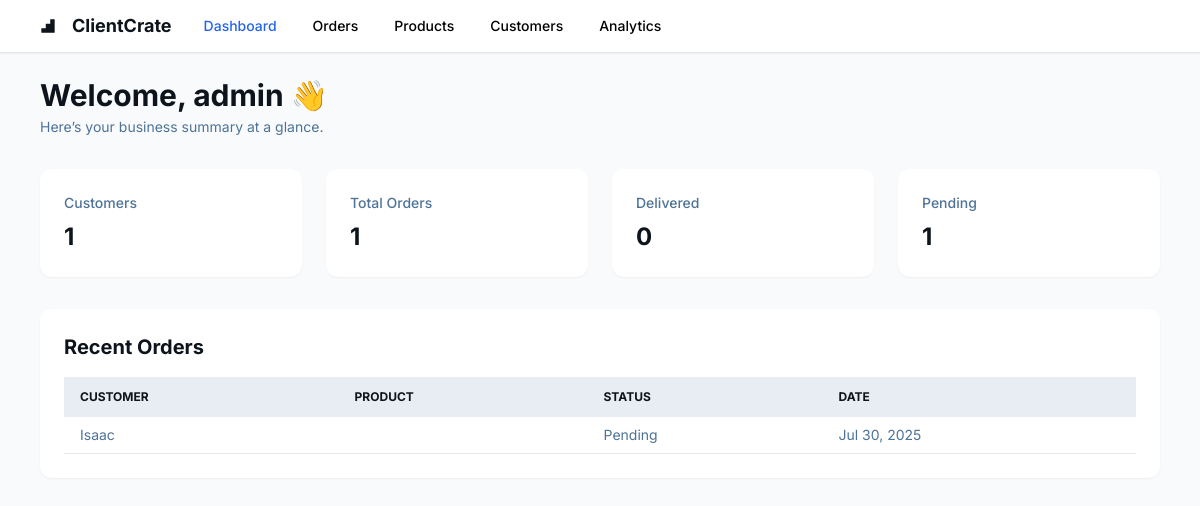
Page /dashboard/ (signed in) on the earlier database version.
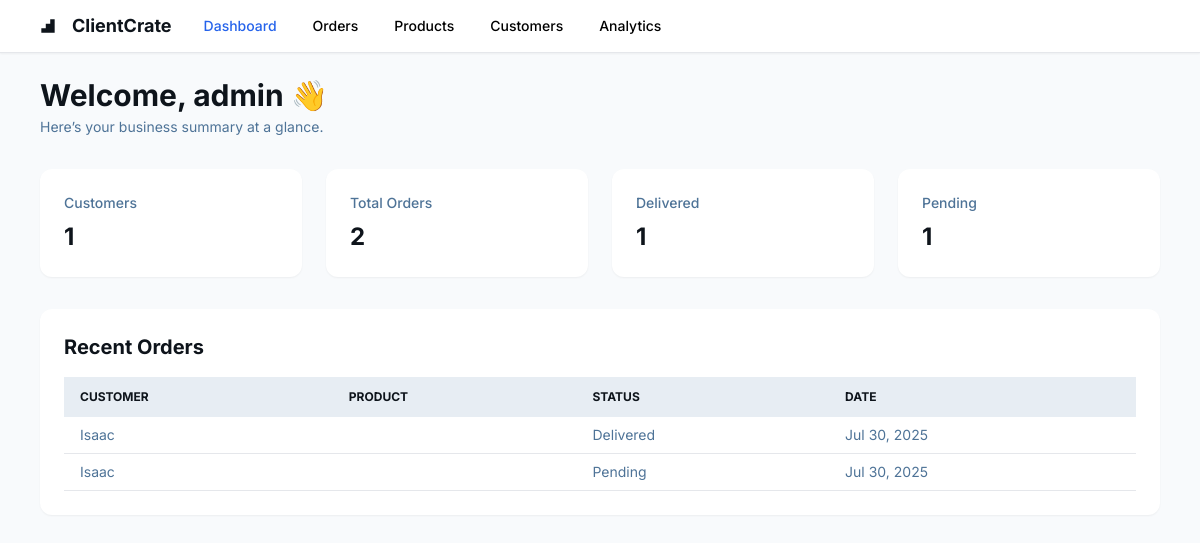
Same page on the later database version.
### core/models.py (models this page shows, shortened)
class Order(models.Model):
    user = models.ForeignKey(User, on_delete=models.CASCADE)
    customer = models.ForeignKey(Customer, on_delete=models.CASCADE)
    item_description = models.TextField()
    status = models.CharField(max_length=100, choices=ORDER_STATUS, default='pending')  # ✅ FIXED
    delivery_date = models.DateField()
    is_paid = models.BooleanField(default=False)
    created_at = models.DateTimeField(auto_now_add=True)

class Customer(models.Model):
    user = models.ForeignKey(User, on_delete=models.CASCADE)
    name = models.CharField(max_length=255)
    phone = models.CharField(max_length=20)
    email = models.EmailField(blank=True, null=True)

### core/views.py (the view)
# urls.py: path('dashboard/', views.dashboard, name='dashboard'),  # ✅ ADD THIS
@login_required(login_url='login')
def dashboard(request):
    user = request.user
    customers_count = Customer.objects.filter(user=user).count()
    orders = Order.objects.filter(user=user)
    orders_count = orders.count()
    pending_orders = orders.filter(status='pending').count()
    delivered_orders = orders.filter(status='delivered').count()
    recent_orders = orders.order_by('-created_at')[:5]
    return render(request, 'core/dashboard.html', {
        'user': user,
        'customers_count': customers_count,
        'orders_count': orders_count,
        'pending_orders': pending_orders,
        'delivered_orders': delivered_orders,
        'recent_orders': recent_orders,
    })

### core/templates/core/dashboard.html (shortened to what this page needs)
{% load static %}
<!DOCTYPE html>
<html lang="en">
  <head>
    <script src="https://cdn.tailwindcss.com?plugins=forms,container-queries"></script>
  </head>
  <body class="bg-slate-50" style="font-family: Inter, 'Noto Sans', sans-serif;">
    <header class="flex items-center justify-between border-b px-10 py-3 bg-white shadow-sm">
      <div class="flex items-center gap-8">
        <div class="flex items-center gap-4 text-[#0e141b]">
          <svg class="size-4" viewBox="0 0 48 48" fill="none" xmlns="http://www.w3.org/2000/svg">
            <path d="M44 4H30.6666V17.3334H17.3334V30.6666H4V44H44V4Z" fill="currentColor" />
          </svg>
          <h2 class="text-lg font-bold">ClientCrate</h2>
        </div>
        <nav class="flex items-center gap-9 text-sm font-medium">
          <a href="{% url 'dashboard' %}" class="text-blue-600">Dashboard</a>
          <a href="{% url 'order_list' %}">Orders</a>
          <a href="#">Products</a>
          <a href="{% url 'customer_list' %}">Customers</a>
          <a href="#">Analytics</a>
        </nav>
      </div>
    </header>
    <main class="px-10 py-6">
      <div class="max-w-7xl mx-auto space-y-8">
        <div>
          <h1 class="text-3xl font-bold text-[#0e141b]">Welcome, {{ user.username }} 👋</h1>
          <p class="text-[#4e7397] text-sm mt-1">Here’s your business summary at a glance.</p>
        </div>
        <div class="grid grid-cols-1 sm:grid-cols-2 lg:grid-cols-4 gap-6">
          <div class="bg-white p-6 rounded-xl shadow-sm">
            <h2 class="text-sm font-medium text-[#4e7397]">Customers</h2>
            <p class="text-2xl font-bold text-[#0e141b] mt-2">{{ customers_count }}</p>
          </div>
          <div class="bg-white p-6 rounded-xl shadow-sm">
            <h2 class="text-sm font-medium text-[#4e7397]">Total Orders</h2>
            <p class="text-2xl font-bold text-[#0e141b] mt-2">{{ orders_count }}</p>
          </div>
          <div class="bg-white p-6 rounded-xl shadow-sm">
            <h2 class="text-sm font-medium text-[#4e7397]">Delivered</h2>
            <p class="text-2xl font-bold text-[#0e141b] mt-2">{{ delivered_orders }}</p>
          </div>
          <div class="bg-white p-6 rounded-xl shadow-sm">
            <h2 class="text-sm font-medium text-[#4e7397]">Pending</h2>
            <p class="text-2xl font-bold text-[#0e141b] mt-2">{{ pending_orders }}</p>
          </div>
        </div>
        <div class="bg-white p-6 rounded-xl shadow-sm">
          <h2 class="text-xl font-bold text-[#0e141b] mb-4">Recent Orders</h2>
          {% if recent_orders %}
          <div class="overflow-x-auto">
            <table class="min-w-full text-sm text-left text-[#4e7397]">
              <thead class="text-xs uppercase bg-[#e7edf3] text-[#0e141b]">
                <tr>
                  <th scope="col" class="px-4 py-3">Customer</th>
                  <th scope="col" class="px-4 py-3">Product</th>
                  <th scope="col" class="px-4 py-3">Status</th>
                  <th scope="col" class="px-4 py-3">Date</th>
                </tr>
              </thead>
              <tbody>
                {% for order in recent_orders %}
                <tr class="border-b">
                  <td class="px-4 py-2">{{ order.customer.name }}</td>
                  <td class="px-4 py-2">{{ order.product }}</td>
                  <td class="px-4 py-2 capitalize">{{ order.status }}</td>
                  <td class="px-4 py-2">{{ order.created_at|date:"M d, Y" }}</td>
                </tr>
                {% endfor %}
              </tbody>
            </table>
          </div>
          {% else %}
          <p class="text-gray-500">No recent orders to show.</p>
          {% endif %}
        </div>
      </div>
    </main>
  </body>
</html>

Differences in the rows shown:
added Order: customer.name "Isaac", status "Delivered", created_at "Jul 30, 2025"
Other differences:
{{ orders_count }}: "1" → "2"
{{ delivered_orders }}: "0" → "1"
